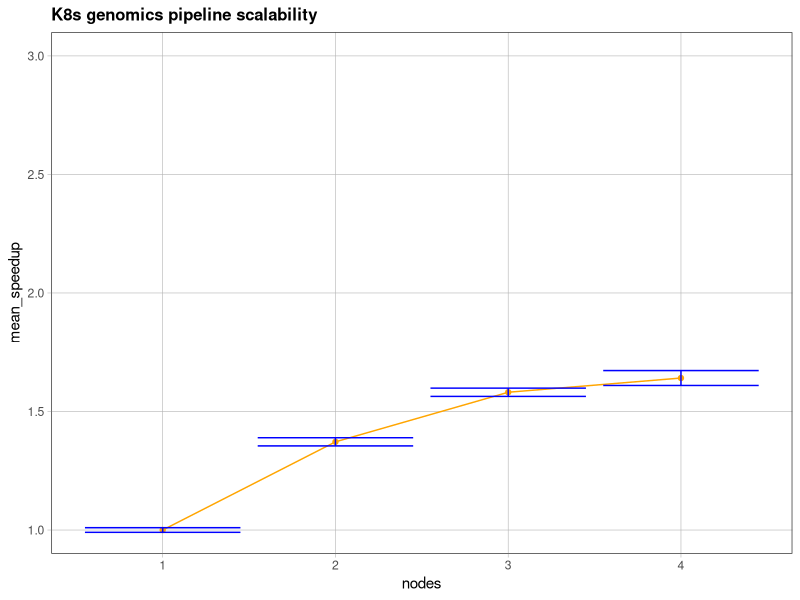
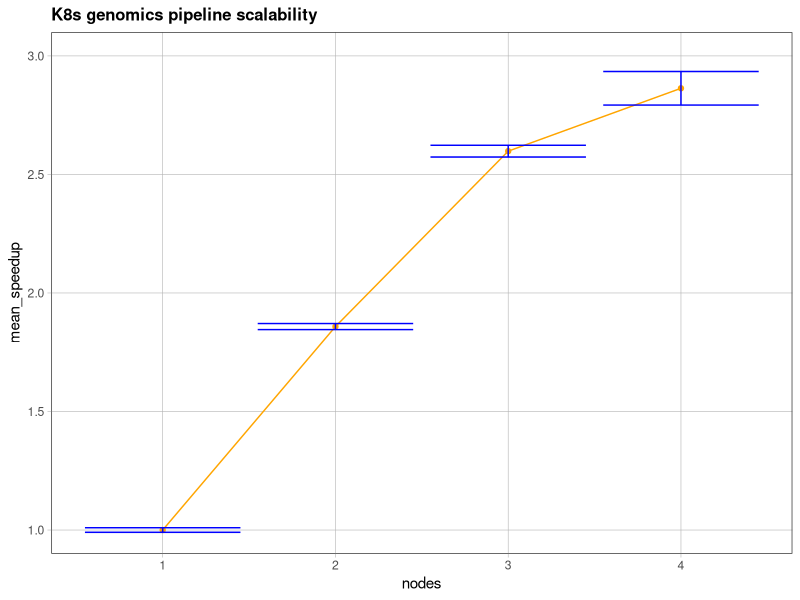

R code for these plots, in order:
library(tidyverse)

plot_scalability <- function (dataframe) {
  t1s <- dataframe %>%
    filter(nodes == 1) %>%
    select(exec_time_sec) %>%
    rename(t1 = exec_time_sec)

  speedup <- crossing(t1s, dataframe) %>%
    mutate(speedup = t1/exec_time_sec) %>%
    group_by(nodes) %>%
    summarise(
      mean_speedup = mean(speedup),
      sd_speedup = sd(speedup)
    )

  ggplot(speedup, aes(nodes, mean_speedup)) +
    theme_bw() +
    theme(
      plot.title = element_text(face = "bold", size = 12),
      axis.ticks = element_line(colour = "grey70", size = 0.2),
      panel.grid.major = element_line(colour = "grey70", size = 0.2),
      panel.grid.minor = element_blank()
    ) +
    labs(
      title = "K8s genomics pipeline scalability"
    ) +
    geom_line(color = "orange") +
    geom_point(color = "orange") +
    geom_errorbar(aes(x=nodes,
                      y=sd_speedup,
                      ymin=mean_speedup-sd_speedup,
                      ymax=mean_speedup+sd_speedup),
                  color = "blue"
    ) +
    coord_cartesian(ylim = c(1.0, 3.0))
}
times <- read.csv("scalability/times.csv")
plot_scalability(times)

fastqc_times <- read.csv("scalability/fastqc_times.csv")
plot_scalability(fastqc_times)
